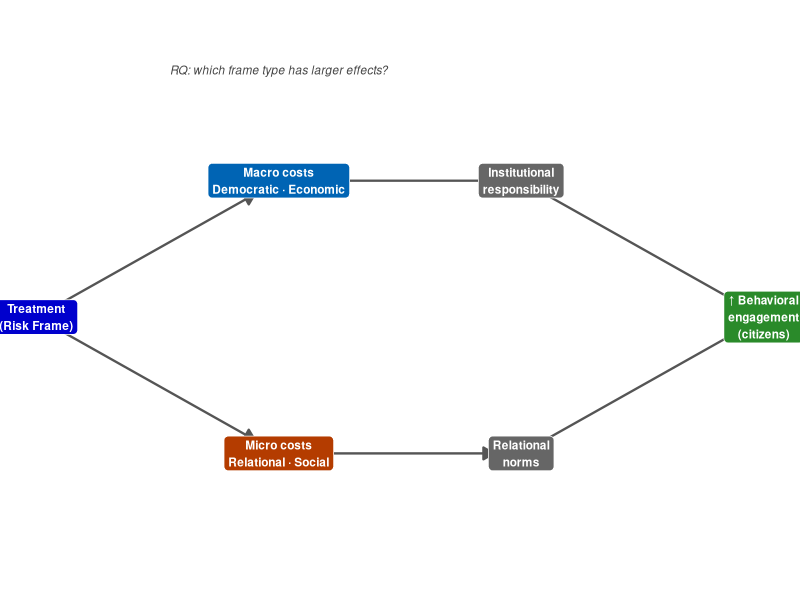
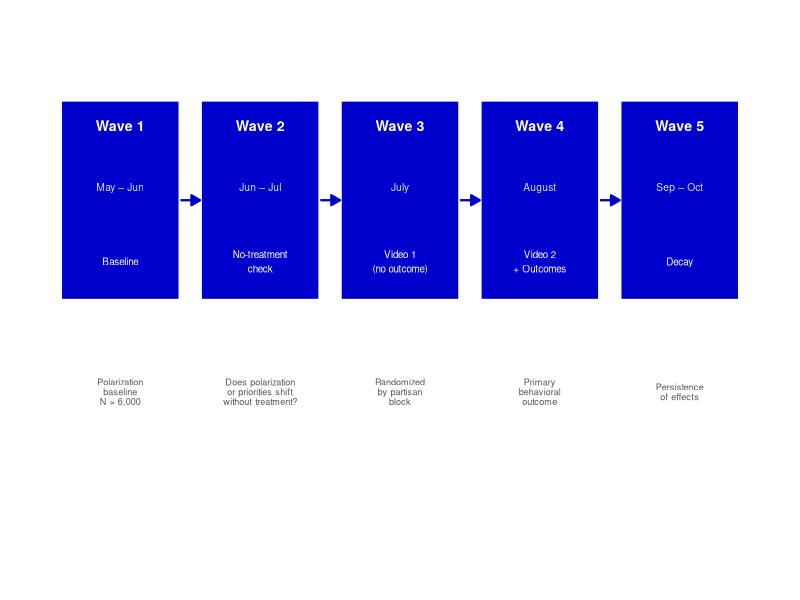

R code for these plots, in order:
## ---- chunk 1
knitr::opts_chunk$set(echo = FALSE, warning = FALSE, message = FALSE)
## ---- chunk 2
library(ggplot2)
library(ggraph)
library(tidygraph)

nodes <- data.frame(
  name = c("Treatment\n(Risk Frame)",
           "Macro costs\nDemocratic · Economic",
           "Micro costs\nRelational · Social",
           "Institutional\nresponsibility",
           "Relational\nnorms",
           "↑ Behavioral\nengagement\n(citizens)"),
  x = c(0, 2, 2, 4, 4, 6),
  y = c(0, 0.8, -0.8, 0.8, -0.8, 0),
  type = c("treat","macro","micro","mech","mech","out")
)
edges <- data.frame(
  from = c(1,1,2,3,4,5),
  to   = c(2,3,4,5,6,6)
)
g <- tbl_graph(nodes=nodes, edges=edges)
ggraph(g, layout="manual", x=nodes$x, y=nodes$y) +
  geom_edge_link(arrow=arrow(length=unit(3,"mm"), type="closed"),
                 end_cap=circle(7,"mm"), color="#555555", width=0.8) +
  geom_node_label(aes(label=name, fill=type), size=3.0,
                  label.padding=unit(0.3,"lines"), color="white",
                  fontface="bold", label.r=unit(0.3,"lines")) +
  scale_fill_manual(values=c(treat="#0000CD", macro="#0064B4",
                              micro="#B43C00", mech="#666666",
                              out="#2A8A2A")) +
  annotate("text", x=2, y=1.45, label="RQ: which frame type has larger effects?",
           size=3, color="#444444", fontface="italic") +
  theme_void() + theme(legend.position="none") +
  coord_cartesian(ylim=c(-1.5,1.7))
## ---- chunk 3
library(ggplot2)
waves <- data.frame(
  wave   = 1:5,
  label  = c("Wave 1","Wave 2","Wave 3","Wave 4","Wave 5"),
  timing = c("May – Jun","Jun – Jul","July","August","Sep – Oct"),
  desc   = c("Baseline","No-treatment\ncheck","Video 1\n(no outcome)",
             "Video 2\n+ Outcomes","Decay"),
  note   = c("Polarization\nbaseline\nN ≈ 6,000",
             "Does polarization\nor priorities shift\nwithout treatment?",
             "Randomized\nby partisan\nblock",
             "Primary\nbehavioral\noutcome",
             "Persistence\nof effects")
)
ggplot(waves) +
  geom_tile(aes(x=wave, y=0.5), width=0.85, height=0.75,
            fill="#0000CD", color="white", linewidth=0.8) +
  geom_text(aes(x=wave, y=0.78, label=label), color="white",
            fontface="bold", size=3.6) +
  geom_text(aes(x=wave, y=0.55, label=timing), color="#cce0ff", size=2.6) +
  geom_text(aes(x=wave, y=0.27, label=desc), color="white", size=2.5) +
  geom_text(aes(x=wave, y=-0.22, label=note), color="#555555",
            size=2.3, lineheight=0.9) +
  geom_segment(data=data.frame(x=1:4+0.43, xend=1:4+0.57),
               aes(x=x, xend=xend, y=0.5, yend=0.5),
               arrow=arrow(length=unit(2.5,"mm"), type="closed"),
               color="#0000CD", linewidth=0.8) +
  scale_x_continuous(limits=c(0.4,5.6)) +
  scale_y_continuous(limits=c(-0.9,1.15)) +
  theme_void() +
  theme(plot.margin=margin(0,0,0,0))
